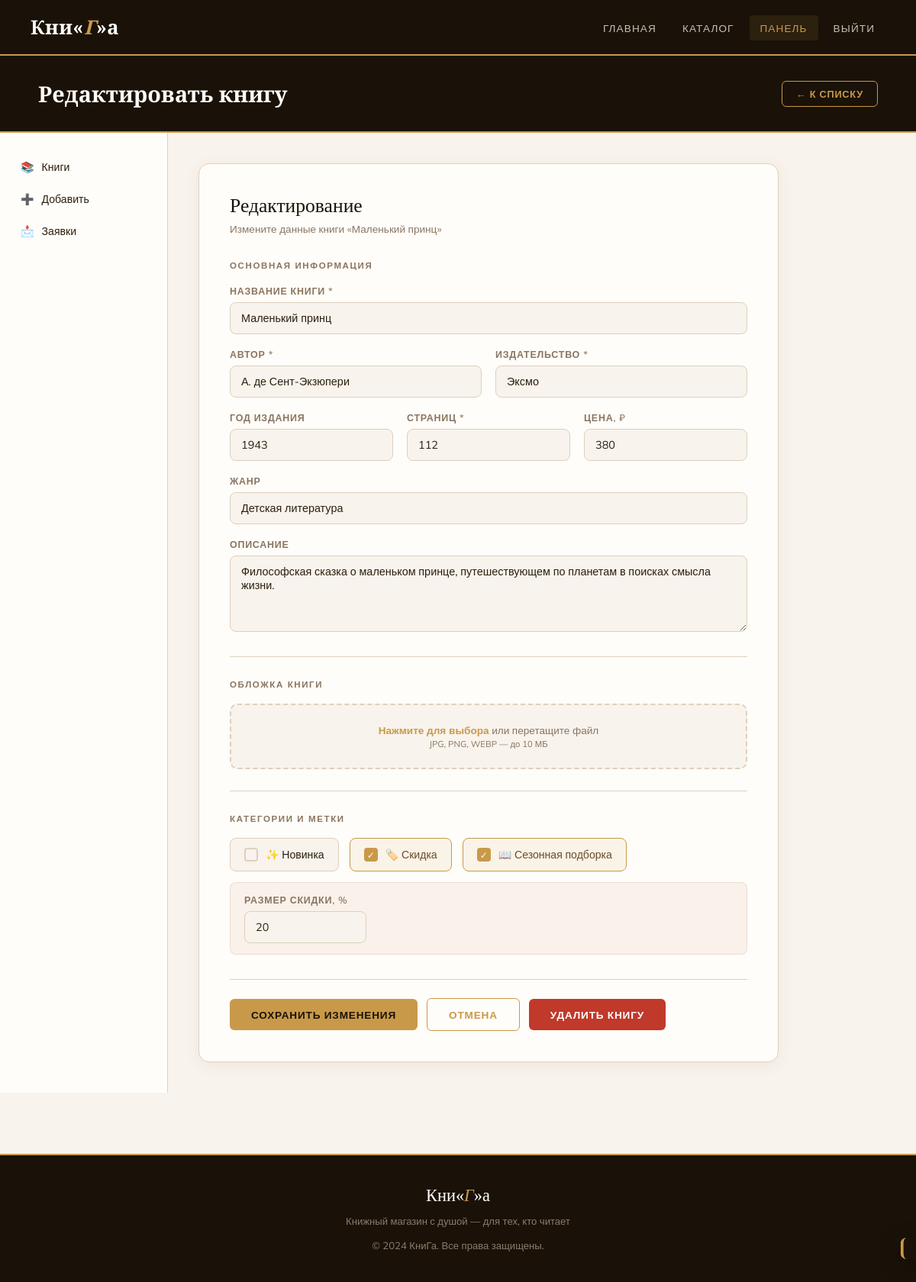
Screenshot of /admin/edit/16 (signed in) with the database file from the repository.
### bookstore/models.py (models this page shows, shortened)
class Book(db.Model):
    __tablename__ = 'books'
    id = db.Column(db.Integer, primary_key=True)
    title = db.Column(db.String(255), nullable=False)
    author = db.Column(db.String(255), nullable=False)
    pages = db.Column(db.Integer, nullable=False)
    publisher = db.Column(db.String(255), nullable=False)
    cover_url = db.Column(db.String(500), default='/static/img/book_placeholder.jpg')
    description = db.Column(db.Text, default='')
    price = db.Column(db.Float, default=0.0)
    genre = db.Column(db.String(100), default='')
    year = db.Column(db.Integer, default=2024)
    is_new = db.Column(db.Boolean, default=False)
    is_sale = db.Column(db.Boolean, default=False)
    sale_percent = db.Column(db.Integer, default=0)
    is_seasonal = db.Column(db.Boolean, default=False)
    created_at = db.Column(db.DateTime, default=datetime.utcnow)

### bookstore/routes.py (the view, shortened to what this page needs)
@main.route('/admin/edit/<int:id>', methods=['GET', 'POST'])
@admin_required
def admin_edit(id):
    book = Book.query.get_or_404(id)
    return render_template('admin_form.html', book=book, action='edit')

### bookstore/routes.py (called while the page is built)
def admin_required(f):
    from functools import wraps
    @wraps(f)
    def decorated(*args, **kwargs):
        if not session.get('admin'):
            return redirect(url_for('main.login'))
        return f(*args, **kwargs)
    return decorated

### bookstore/templates/admin_form.html (shortened to what this page needs)
{% extends 'base.html' %}
{% block content %}
<div class="admin-header">
    <div>
        <h1>{% if action == 'add' %}Добавить книгу{% else %}Редактировать книгу{% endif %}</h1>
    </div>
    <div>
        <a href="/admin" class="btn btn-outline" style="font-size:0.8rem; padding:8px 18px;">← К списку</a>
    </div>
</div>
<div class="admin-layout">
    <nav class="admin-nav">
        <a href="/admin"><span>📚</span> Книги</a>
        <a href="/admin/add" {% if action == 'add' %}class="active"{% endif %}><span>➕</span> Добавить</a>
        <a href="/admin/requests"><span>📩</span> Заявки</a>
    </nav>
    <div class="form-page">
        <div class="form-card">
            <div class="form-title">{% if action == 'add' %}Новая книга{% else %}Редактирование{% endif %}</div>
            <div class="form-subtitle">
                {% if action == 'add' %}Заполните информацию о книге{% else %}Измените данные книги «{{ book.title }}»{% endif %}
            </div>
            <form method="POST" enctype="multipart/form-data">
                <div class="section-title">Основная информация</div>
                <div class="form-group">
                    <label>Название книги *</label>
                    <input type="text" name="title" placeholder="Введите название"
                           value="{{ book.title if book else '' }}" required>
                </div>
                <div class="form-row">
                    <div class="form-group">
                        <label>Автор *</label>
                        <input type="text" name="author" placeholder="Имя автора"
                               value="{{ book.author if book else '' }}" required>
                    </div>
                    <div class="form-group">
                        <label>Издательство *</label>
                        <input type="text" name="publisher" placeholder="Название издательства"
                               value="{{ book.publisher if book else '' }}" required>
                    </div>
                </div>
                <div class="form-row-3">
                    <div class="form-group">
                        <label>Год издания</label>
                        <input type="number" name="year" placeholder="2024" min="1000" max="2099"
                               value="{{ book.year if book else '2024' }}">
                    </div>
                    <div class="form-group">
                        <label>Страниц *</label>
                        <input type="number" name="pages" placeholder="320" min="1"
                               value="{{ book.pages if book else '' }}" required>
                    </div>
                    <div class="form-group">
                        <label>Цена, ₽</label>
                        <input type="number" name="price" placeholder="490" min="0" step="1"
                               value="{{ book.price | int if book else '' }}">
                    </div>
                </div>
                <div class="form-group">
                    <label>Жанр</label>
                    <input type="text" name="genre" list="genre-list" placeholder="Классика, Фантастика..."
                           value="{{ book.genre if book else '' }}">
                </div>
                <div class="form-group">
                    <label>Описание</label>
                    <textarea name="description" placeholder="Краткое описание книги...">{{ book.description if book else '' }}</textarea>
                </div>
                <div class="form-divider"></div>
                <div class="section-title">Обложка книги</div>
                <div class="cover-upload-area" onclick="document.getElementById('cover-input').click()">
                    <div class="upload-text">
                        <strong>Нажмите для выбора</strong> или перетащите файл<br>
                        <small>JPG, PNG, WEBP — до 10 МБ</small>
                    </div>
                </div>
                <div class="form-divider"></div>
                <div class="section-title">Категории и метки</div>
                <div class="toggle-group" id="toggles">
                    <label class="toggle-item {% if book and book.is_new %}checked{% endif %}"
                           onclick="toggleCheck(this)">
                        <div class="toggle-dot">✓</div>
                        ✨ Новинка
                    </label>
                    <label class="toggle-item {% if book and book.is_sale %}checked{% endif %}"
                           id="sale-toggle" onclick="toggleCheck(this); toggleSaleExtra()">
                        <div class="toggle-dot">✓</div>
                        🏷️ Скидка
                    </label>
                    <label class="toggle-item {% if book and book.is_seasonal %}checked{% endif %}"
                           onclick="toggleCheck(this)">
                        <div class="toggle-dot">✓</div>
                        📖 Сезонная подборка
                    </label>
                </div>
                <div id="sale-extra" {% if book and book.is_sale %}style="display:block"{% endif %}>
                    <div class="form-group" style="margin-bottom:0;">
                        <label>Размер скидки, %</label>
                        <input type="number" name="sale_percent" min="1" max="99"
                               placeholder="Например: 20"
                               value="{{ book.sale_percent if book else '' }}"
                               style="max-width:160px;">
                    </div>
                </div>
                <div class="form-actions">
                    <button type="submit" class="btn btn-primary">
                        {% if action == 'add' %}Добавить книгу{% else %}Сохранить изменения{% endif %}
                    </button>
                    <a href="/admin" class="btn btn-outline">Отмена</a>
                    {% if action == 'edit' %}
                    <form method="POST" action="/admin/delete/{{ book.id }}" style="margin:0 0 0 auto;"
                          onsubmit="return confirm('Удалить книгу?')">
                        <button type="submit" class="btn btn-danger">Удалить книгу</button>
                    </form>
                    {% endif %}
                </div>
            </form>
        </div>
    </div>
</div>
{% endblock %}

### bookstore/templates/base.html (style rules this page uses)
:root { --cream: #F8F3EC; --dark: #1A1208; --warm-brown: #6B4C2A; --gold: #C9994A; --gold-light: #E8C97A; --sage: #7A8C6E; --dusty-rose: #C4856A; --text: #2C1F0E; --text-muted: #8A7560; --border: #DDD0BC; --white: #FFFDF9; }
* { margin: 0; padding: 0; box-sizing: border-box; }
body { font-family: 'Mulish', sans-serif; background: var(--cream); color: var(--text); min-height: 100vh; }
.btn { display: inline-block; padding: 12px 28px; border: none; border-radius: 6px; font-family: 'Mulish', sans-serif; font-size: 0.85rem; font-weight: 600; letter-spacing: 0.06em; text-transform: uppercase; cursor: pointer; text-decoration: none; transition: all 0.25s; }
.btn-primary { background: var(--gold); color: var(--dark); }
.btn-outline { background: transparent; color: var(--gold); border: 1.5px solid var(--gold); }
.btn-danger { background: #C0392B; color: white; }
.form-group { margin-bottom: 16px; }
.form-group label { display: block; font-size: 0.8rem; font-weight: 600; letter-spacing: 0.05em; text-transform: uppercase; color: var(--text-muted); margin-bottom: 6px; }
.form-group input, .form-group textarea, .form-group select { width: 100%; padding: 11px 14px; border: 1.5px solid var(--border); border-radius: 6px; font-family: 'Mulish', sans-serif; font-size: 0.9rem; background: var(--cream); color: var(--text); transition: border-color 0.2s; outline: none; }
.form-group textarea { resize: vertical; min-height: 90px; }

### rows the page displays
Book: title "Маленький принц", author "А. де Сент-Экзюпери", publisher "Эксмо", year "1943", pages "112", price "380", genre "Детская литература", description "Философская сказка о маленьком принце, путешествующем по планетам в поисках смысла жизни.", sale_percent "20"
